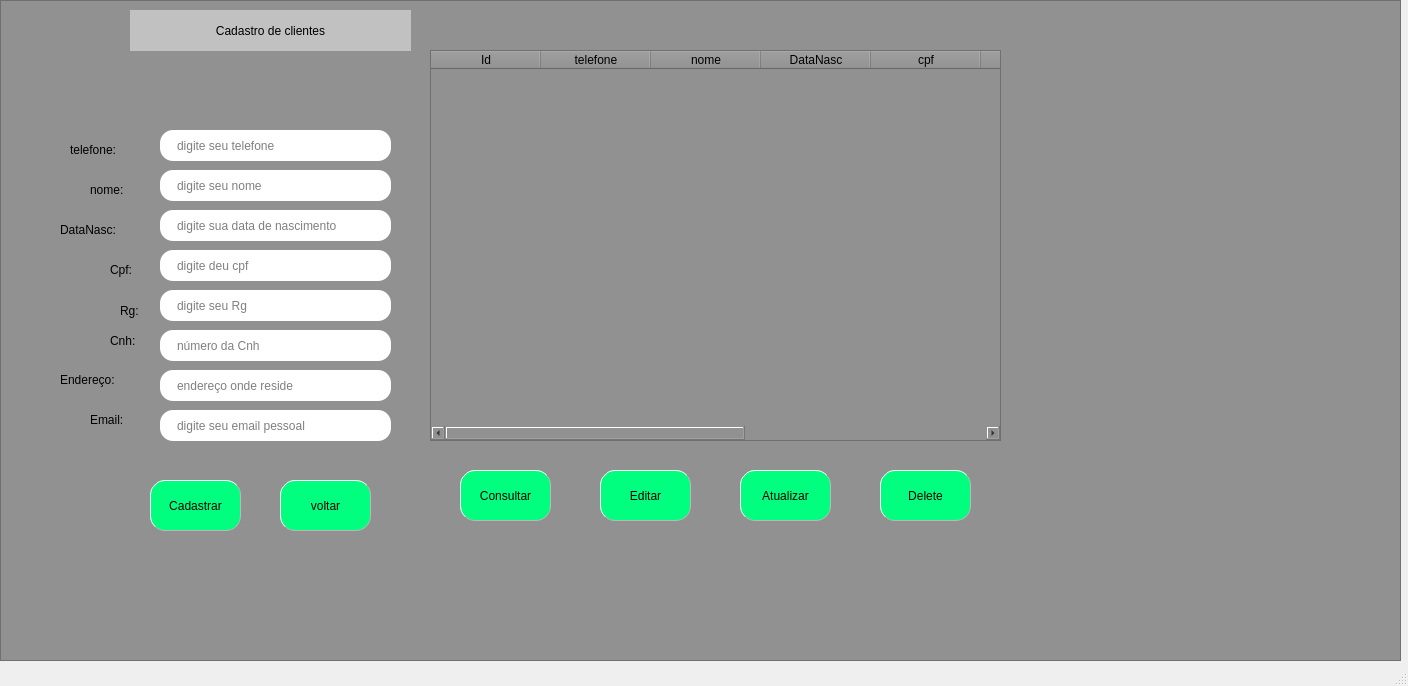
<?xml version="1.0" encoding="UTF-8"?>
<ui version="4.0">
 <class>MainWindow</class>
 <widget class="QMainWindow" name="MainWindow">
  <property name="geometry">
   <rect>
    <x>0</x>
    <y>0</y>
    <width>1408</width>
    <height>686</height>
   </rect>
  </property>
  <property name="windowTitle">
   <string>MainWindow</string>
  </property>
  <widget class="QWidget" name="centralwidget">
   <widget class="QFrame" name="frame">
    <property name="enabled">
     <bool>true</bool>
    </property>
    <property name="geometry">
     <rect>
      <x>0</x>
      <y>0</y>
      <width>1401</width>
      <height>661</height>
     </rect>
    </property>
    <property name="styleSheet">
     <string notr="true">background-color: rgb(145, 145, 145);</string>
    </property>
    <property name="frameShape">
     <enum>QFrame::StyledPanel</enum>
    </property>
    <property name="frameShadow">
     <enum>QFrame::Raised</enum>
    </property>
    <widget class="QLabel" name="label_4">
     <property name="geometry">
      <rect>
       <x>60</x>
       <y>220</y>
       <width>101</width>
       <height>20</height>
      </rect>
     </property>
     <property name="styleSheet">
      <string notr="true">font: 14pt &quot;Arial&quot;;</string>
     </property>
     <property name="text">
      <string>DataNasc:</string>
     </property>
    </widget>
    <widget class="QLabel" name="label_3">
     <property name="geometry">
      <rect>
       <x>90</x>
       <y>180</y>
       <width>71</width>
       <height>20</height>
      </rect>
     </property>
     <property name="styleSheet">
      <string notr="true">font: 14pt &quot;Arial&quot;;</string>
     </property>
     <property name="text">
      <string>nome:</string>
     </property>
    </widget>
    <widget class="QLabel" name="label_5">
     <property name="geometry">
      <rect>
       <x>110</x>
       <y>260</y>
       <width>41</width>
       <height>20</height>
      </rect>
     </property>
     <property name="styleSheet">
      <string notr="true">font: 14pt &quot;Arial&quot;;</string>
     </property>
     <property name="text">
      <string>Cpf:</string>
     </property>
    </widget>
    <widget class="QLabel" name="label_6">
     <property name="geometry">
      <rect>
       <x>120</x>
       <y>300</y>
       <width>31</width>
       <height>21</height>
      </rect>
     </property>
     <property name="styleSheet">
      <string notr="true">font: 14pt &quot;Arial&quot;;</string>
     </property>
     <property name="text">
      <string>Rg:</string>
     </property>
    </widget>
    <widget class="QLabel" name="label_8">
     <property name="geometry">
      <rect>
       <x>60</x>
       <y>370</y>
       <width>91</width>
       <height>20</height>
      </rect>
     </property>
     <property name="styleSheet">
      <string notr="true">font: 14pt &quot;Arial&quot;;</string>
     </property>
     <property name="text">
      <string>Endereço:</string>
     </property>
    </widget>
    <widget class="QLabel" name="label_7">
     <property name="geometry">
      <rect>
       <x>110</x>
       <y>330</y>
       <width>51</width>
       <height>21</height>
      </rect>
     </property>
     <property name="styleSheet">
      <string notr="true">font: 14pt &quot;Arial&quot;;</string>
     </property>
     <property name="text">
      <string>Cnh:</string>
     </property>
    </widget>
    <widget class="QLineEdit" name="lineEdit">
     <property name="geometry">
      <rect>
       <x>160</x>
       <y>130</y>
       <width>231</width>
       <height>31</height>
      </rect>
     </property>
     <property name="styleSheet">
      <string notr="true">background-color: rgb(255, 255, 255);
border-radius:13px;
padding-left: 15px;</string>
     </property>
     <property name="text">
      <string/>
     </property>
     <property name="placeholderText">
      <string>digite seu telefone</string>
     </property>
    </widget>
    <widget class="QLineEdit" name="lineEdit_2">
     <property name="geometry">
      <rect>
       <x>160</x>
       <y>170</y>
       <width>231</width>
       <height>31</height>
      </rect>
     </property>
     <property name="styleSheet">
      <string notr="true">background-color: rgb(255, 255, 255);
border-radius:13px;
padding-left: 15px;</string>
     </property>
     <property name="placeholderText">
      <string>digite seu nome</string>
     </property>
    </widget>
    <widget class="QLineEdit" name="lineEdit_3">
     <property name="geometry">
      <rect>
       <x>160</x>
       <y>210</y>
       <width>231</width>
       <height>31</height>
      </rect>
     </property>
     <property name="styleSheet">
      <string notr="true">background-color: rgb(255, 255, 255);
border-radius:13px;
padding-left: 15px;</string>
     </property>
     <property name="placeholderText">
      <string>digite sua data de nascimento</string>
     </property>
    </widget>
    <widget class="QLineEdit" name="lineEdit_4">
     <property name="geometry">
      <rect>
       <x>160</x>
       <y>250</y>
       <width>231</width>
       <height>31</height>
      </rect>
     </property>
     <property name="styleSheet">
      <string notr="true">background-color: rgb(255, 255, 255);
border-radius:13px;
padding-left: 15px;</string>
     </property>
     <property name="placeholderText">
      <string>digite deu cpf</string>
     </property>
    </widget>
    <widget class="QLineEdit" name="lineEdit_5">
     <property name="geometry">
      <rect>
       <x>160</x>
       <y>290</y>
       <width>231</width>
       <height>31</height>
      </rect>
     </property>
     <property name="styleSheet">
      <string notr="true">background-color: rgb(255, 255, 255);
border-radius:13px;
padding-left: 15px;</string>
     </property>
     <property name="placeholderText">
      <string>digite seu Rg</string>
     </property>
    </widget>
    <widget class="QLineEdit" name="lineEdit_6">
     <property name="geometry">
      <rect>
       <x>160</x>
       <y>330</y>
       <width>231</width>
       <height>31</height>
      </rect>
     </property>
     <property name="styleSheet">
      <string notr="true">background-color: rgb(255, 255, 255);
border-radius:13px;
padding-left: 15px;</string>
     </property>
     <property name="placeholderText">
      <string>número da Cnh</string>
     </property>
    </widget>
    <widget class="QLineEdit" name="lineEdit_7">
     <property name="geometry">
      <rect>
       <x>160</x>
       <y>370</y>
       <width>231</width>
       <height>31</height>
      </rect>
     </property>
     <property name="styleSheet">
      <string notr="true">background-color: rgb(255, 255, 255);
border-radius:13px;
padding-left: 15px;</string>
     </property>
     <property name="placeholderText">
      <string>endereço onde reside</string>
     </property>
    </widget>
    <widget class="QLineEdit" name="lineEdit_8">
     <property name="geometry">
      <rect>
       <x>160</x>
       <y>410</y>
       <width>231</width>
       <height>31</height>
      </rect>
     </property>
     <property name="styleSheet">
      <string notr="true">background-color: rgb(255, 255, 255);
border-radius:13px;
padding-left: 15px;</string>
     </property>
     <property name="placeholderText">
      <string>digite seu email pessoal</string>
     </property>
    </widget>
    <widget class="QLabel" name="label_2">
     <property name="geometry">
      <rect>
       <x>70</x>
       <y>140</y>
       <width>81</width>
       <height>20</height>
      </rect>
     </property>
     <property name="styleSheet">
      <string notr="true">font: 14pt &quot;Arial&quot;;</string>
     </property>
     <property name="text">
      <string>telefone:</string>
     </property>
    </widget>
    <widget class="QLabel" name="label_9">
     <property name="geometry">
      <rect>
       <x>90</x>
       <y>410</y>
       <width>61</width>
       <height>20</height>
      </rect>
     </property>
     <property name="styleSheet">
      <string notr="true">font: 14pt &quot;Arial&quot;;</string>
     </property>
     <property name="text">
      <string>Email:</string>
     </property>
    </widget>
    <widget class="QLabel" name="label">
     <property name="geometry">
      <rect>
       <x>130</x>
       <y>10</y>
       <width>281</width>
       <height>41</height>
      </rect>
     </property>
     <property name="styleSheet">
      <string notr="true">font: 14pt &quot;Arial&quot;;
background-color: rgb(193, 193, 193);</string>
     </property>
     <property name="text">
      <string>Cadastro de clientes</string>
     </property>
     <property name="alignment">
      <set>Qt::AlignCenter</set>
     </property>
    </widget>
    <widget class="QPushButton" name="pushButton">
     <property name="geometry">
      <rect>
       <x>150</x>
       <y>480</y>
       <width>91</width>
       <height>51</height>
      </rect>
     </property>
     <property name="styleSheet">
      <string notr="true">QPushButton{
background-color: rgb(0, 255, 127);
border-radius: 15px;
border-style: outset;
border-width: 1px;
border-color: rgb(185, 185, 185);
}
QPushButton:hover{
background-color: rgb(0, 170, 127);
color: rgb(59, 255, 56);
}
</string>
     </property>
     <property name="text">
      <string>Cadastrar</string>
     </property>
    </widget>
    <widget class="QPushButton" name="pushButton_2">
     <property name="geometry">
      <rect>
       <x>280</x>
       <y>480</y>
       <width>91</width>
       <height>51</height>
      </rect>
     </property>
     <property name="styleSheet">
      <string notr="true">QPushButton{
background-color: rgb(0, 255, 127);
border-radius: 15px;
border-style: outset;
border-width: 1px;
border-color: rgb(185, 185, 185);
}
QPushButton:hover{
background-color: rgb(0, 170, 127);
color: rgb(59, 255, 56);
}

</string>
     </property>
     <property name="text">
      <string>voltar</string>
     </property>
    </widget>
    <widget class="QLabel" name="label_10">
     <property name="geometry">
      <rect>
       <x>120</x>
       <y>60</y>
       <width>291</width>
       <height>41</height>
      </rect>
     </property>
     <property name="styleSheet">
      <string notr="true">font: 14pt &quot;Arial&quot;;
color: rgb(255, 255, 255);</string>
     </property>
     <property name="text">
      <string/>
     </property>
     <property name="alignment">
      <set>Qt::AlignCenter</set>
     </property>
    </widget>
    <widget class="QTableWidget" name="tableWidget">
     <property name="geometry">
      <rect>
       <x>430</x>
       <y>50</y>
       <width>571</width>
       <height>391</height>
      </rect>
     </property>
     <attribute name="horizontalHeaderDefaultSectionSize">
      <number>110</number>
     </attribute>
     <column>
      <property name="text">
       <string>Id</string>
      </property>
     </column>
     <column>
      <property name="text">
       <string>telefone</string>
      </property>
     </column>
     <column>
      <property name="text">
       <string>nome</string>
      </property>
     </column>
     <column>
      <property name="text">
       <string>DataNasc</string>
      </property>
     </column>
     <column>
      <property name="text">
       <string>cpf</string>
      </property>
     </column>
     <column>
      <property name="text">
       <string>rg</string>
      </property>
     </column>
     <column>
      <property name="text">
       <string>cnh</string>
      </property>
     </column>
     <column>
      <property name="text">
       <string>endereço</string>
      </property>
     </column>
     <column>
      <property name="text">
       <string>email</string>
      </property>
     </column>
    </widget>
    <widget class="QPushButton" name="pushButton_3">
     <property name="geometry">
      <rect>
       <x>460</x>
       <y>470</y>
       <width>91</width>
       <height>51</height>
      </rect>
     </property>
     <property name="styleSheet">
      <string notr="true">QPushButton{
background-color: rgb(0, 255, 127);
border-radius: 15px;
border-style: outset;
border-width: 1px;
border-color: rgb(185, 185, 185);
}
QPushButton:hover{
background-color: rgb(0, 170, 127);
color: rgb(59, 255, 56);
}
</string>
     </property>
     <property name="text">
      <string>Consultar</string>
     </property>
    </widget>
    <widget class="QPushButton" name="pushButton_4">
     <property name="geometry">
      <rect>
       <x>740</x>
       <y>470</y>
       <width>91</width>
       <height>51</height>
      </rect>
     </property>
     <property name="styleSheet">
      <string notr="true">QPushButton{
background-color: rgb(0, 255, 127);
border-radius: 15px;
border-style: outset;
border-width: 1px;
border-color: rgb(185, 185, 185);
}
QPushButton:hover{
background-color: rgb(0, 170, 127);
color: rgb(59, 255, 56);
}
</string>
     </property>
     <property name="text">
      <string>Atualizar</string>
     </property>
    </widget>
    <widget class="QPushButton" name="pushButton_5">
     <property name="geometry">
      <rect>
       <x>880</x>
       <y>470</y>
       <width>91</width>
       <height>51</height>
      </rect>
     </property>
     <property name="styleSheet">
      <string notr="true">QPushButton{
background-color: rgb(0, 255, 127);
border-radius: 15px;
border-style: outset;
border-width: 1px;
border-color: rgb(185, 185, 185);
}
QPushButton:hover{
background-color: rgb(0, 170, 127);
color: rgb(59, 255, 56);
}
</string>
     </property>
     <property name="text">
      <string>Delete</string>
     </property>
    </widget>
    <widget class="QPushButton" name="pushButton_6">
     <property name="geometry">
      <rect>
       <x>600</x>
       <y>470</y>
       <width>91</width>
       <height>51</height>
      </rect>
     </property>
     <property name="styleSheet">
      <string notr="true">QPushButton{
background-color: rgb(0, 255, 127);
border-radius: 15px;
border-style: outset;
border-width: 1px;
border-color: rgb(185, 185, 185);
}
QPushButton:hover{
background-color: rgb(0, 170, 127);
color: rgb(59, 255, 56);
}
</string>
     </property>
     <property name="text">
      <string>Editar</string>
     </property>
    </widget>
   </widget>
  </widget>
  <widget class="QMenuBar" name="menubar">
   <property name="geometry">
    <rect>
     <x>0</x>
     <y>0</y>
     <width>1408</width>
     <height>21</height>
    </rect>
   </property>
  </widget>
  <widget class="QStatusBar" name="statusbar"/>
 </widget>
 <resources/>
 <connections/>
</ui>
